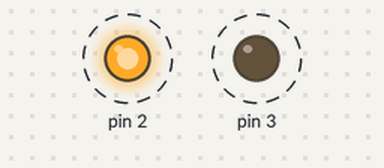
The sketch below on a simulated Arduino Uno, built with avr-gcc and run on an emulated ATmega328P. Parts: output pins drawn as LEDs (lit = HIGH). Dashed ring = blinking.

Above: at 0.12 s.
Timing chart, 0 to 3.0 s (numbered marks = the images above):
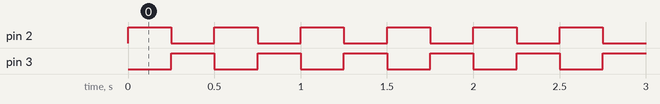

Measured:
- by itself, pin 2, pin 3: alternates HIGH for 0.25 s and LOW for 0.25 s

The sketch:

two_leds.ino
```cpp
void setup()
{
  /* Настраиваем порты 2 и 3, к которым подключены светодиоды, как выходы */
  pinMode(2, OUTPUT);
  pinMode(3, OUTPUT);
}

void loop()
{
  /*
   * Подаём напряжение на второй порт (выход),
   * зажигается светодиод подключённый ко второму выходу
   */
  digitalWrite(2, HIGH);

  /* Ничего не делаем 250 миллисекунд, второй светодиод включён */
  delay(250);

  /* Отключаем второй порт (выход), выключается светодиод подключённый ко второму выходу */
  digitalWrite(2, LOW);
  /*
   * После отключения светодиода на втором выходе,
   * сразу же включаем светодиод, подключённый к третьему выходу:
   */
  digitalWrite(3, HIGH);

  /* Ничего не делаем 250 миллисекунд, третий светодиод включён, второй выключен */
  delay(250);
  /* Выключаем светодиод на третьем выходе, оба светодиода выключены */
  digitalWrite(3, LOW);

  /*
   * Мы не увидим как будут выключены два светодиода, так как сразу же будет включён второй.
   * Cмотри начало кода в void loop()
   */
}
```
